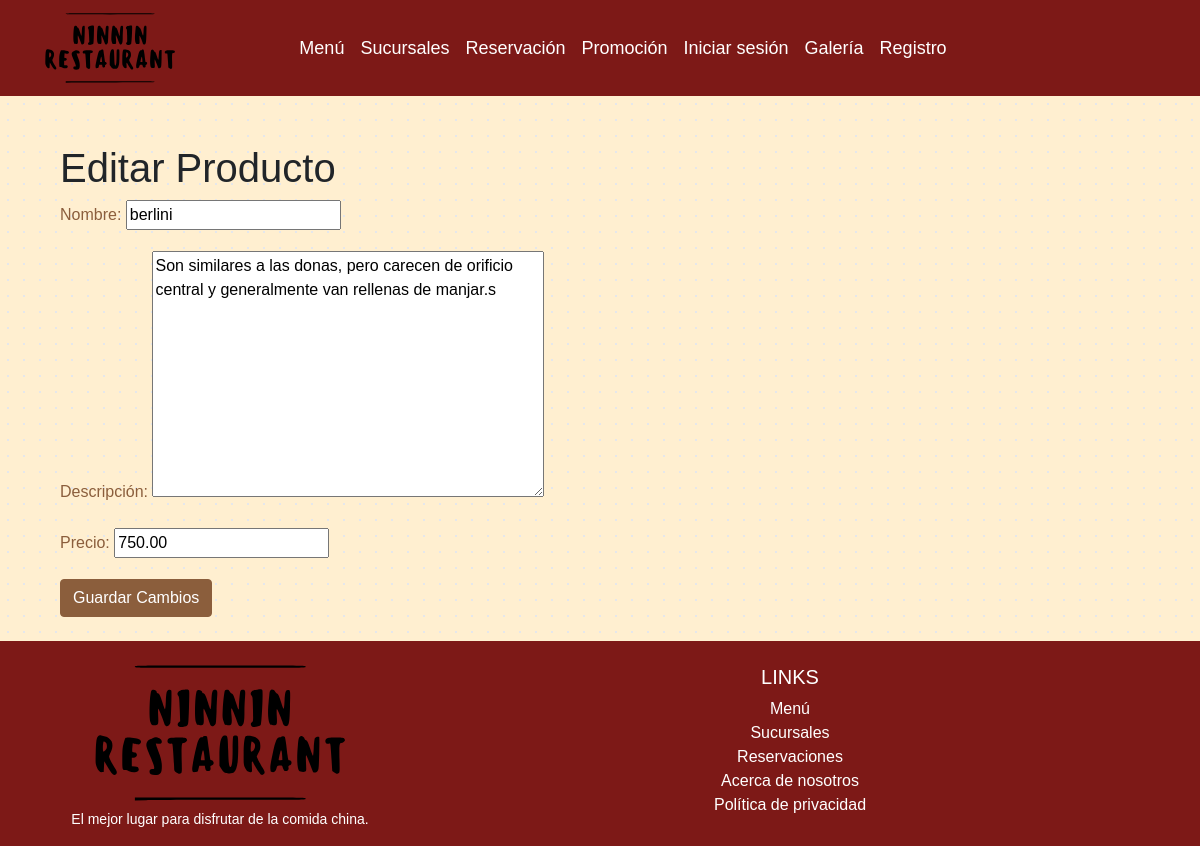
Page /clientes/productos/edit/11/ on the committed database.
### clientes/models.py (models this page shows, shortened)
class Producto(models.Model):
    nombre = models.CharField(max_length=100)
    precio = models.DecimalField(max_digits=10, decimal_places=2)
    descripcion = models.TextField(blank=True)

### clientes/views.py (the view)
# urls.py: path('productos/edit/<int:pk>/', views.producto_edit, name='producto_edit'),
def producto_edit(request, pk):
    producto = get_object_or_404(Producto, pk=pk)
    if request.method == 'POST':
        form = ProductoForm(request.POST, instance=producto)
        if form.is_valid():
            form.save()
            return redirect('crud_producto')
    else:
        form = ProductoForm(instance=producto)
    return render(request, 'productos/producto_edit.html', {'form': form})

### clientes/forms.py
class ProductoForm(forms.ModelForm):
    class Meta:
        model = Producto
        fields = ['nombre', 'precio', 'descripcion']

### clientes/templates/productos/producto_edit.html (shortened to what this page needs)
{% extends "clientes/base.html" %}
{% block content %}
<div class="container mt-5">
    <h1>Editar Producto</h1>
    <form method="POST">
        <div class="form-group">
            <label for="{{ form.nombre.id_for_label }}">Nombre:</label>
            {{ form.nombre }}
        </div>
        <div class="form-group">
            <label for="{{ form.descripcion.id_for_label }}">Descripción:</label>
            {{ form.descripcion }}
        </div>
        <div class="form-group">
            <label for="{{ form.precio.id_for_label }}">Precio:</label>
            {{ form.precio }}
        </div>
        <button type="submit" class="btn btn-primary">Guardar Cambios</button>
    </form>
</div>
{% endblock %}

### mysite/static/Layout/style.css (style rules this page uses)
body { background: radial-gradient(#e5e7eb 1px, transparent 1px); background-color: #FFEFD0; background-size: 16px 16px; font-family: Arial, sans-serif; }
.form-group label { color: #8b5e3c; }
.btn-primary { background-color: #8b5e3c; border-color: #8b5e3c; }

### rows in the picture
Producto: nombre "berlini", descripcion "Son similares a las donas, pero carecen de orificio central y generalmente van rellenas de manjar.s", precio "750.00"
